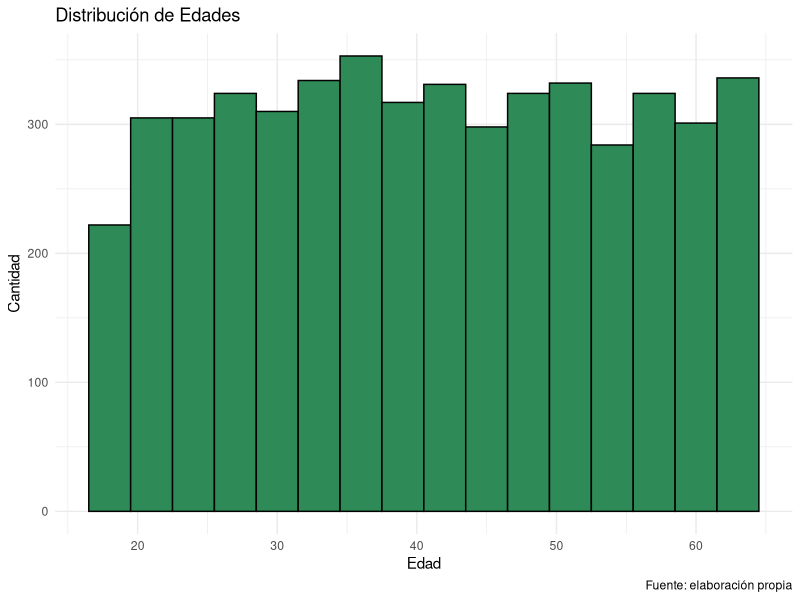
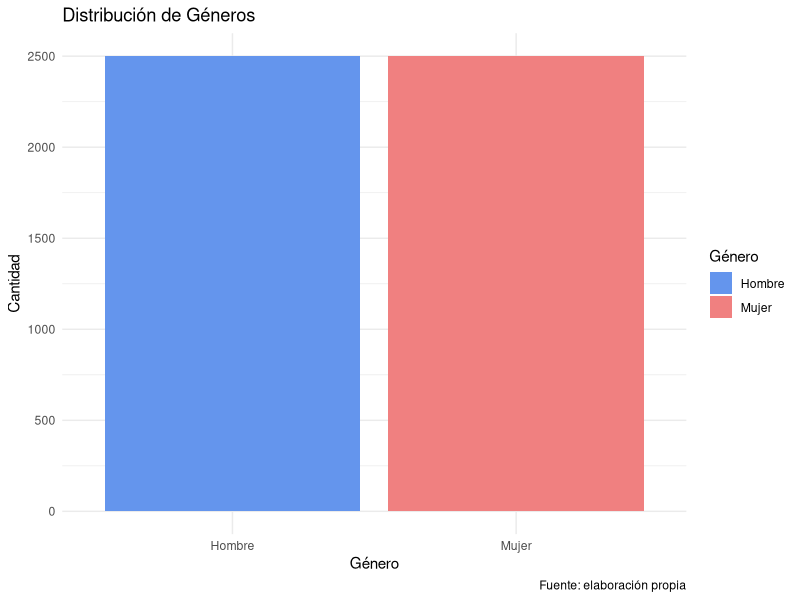
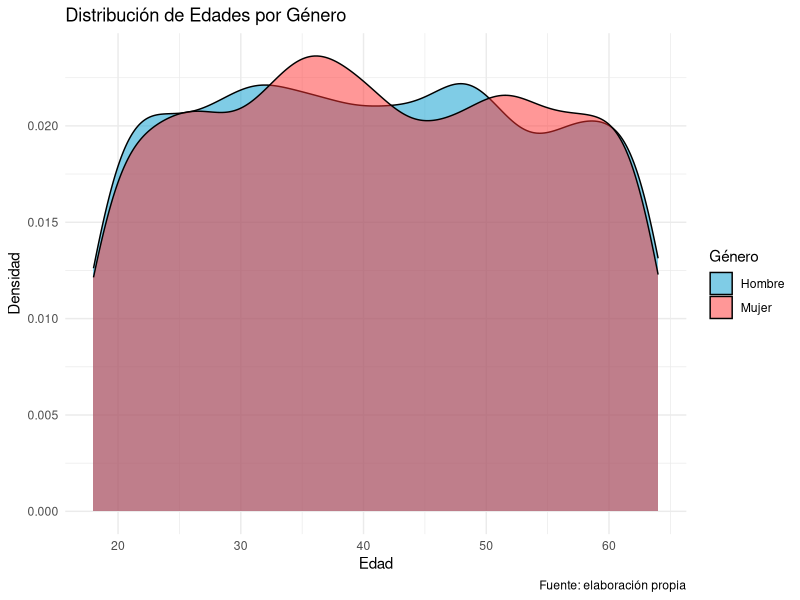
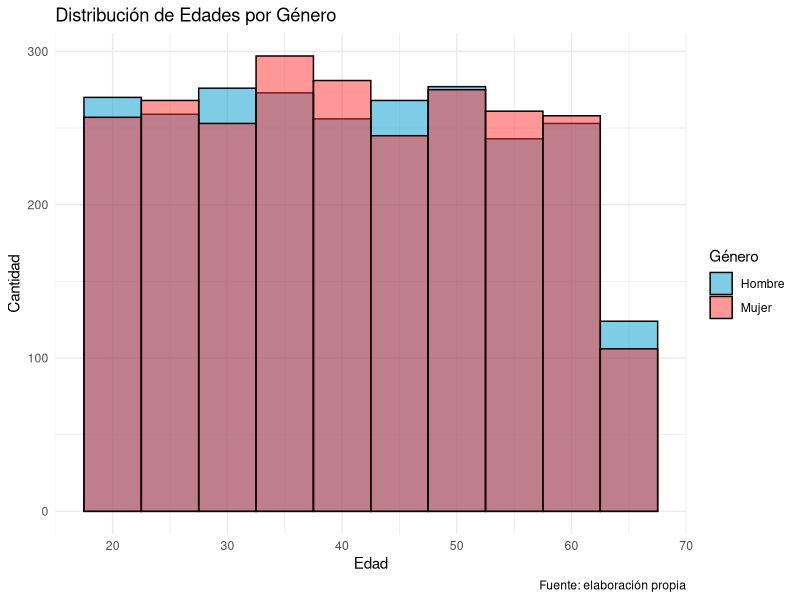
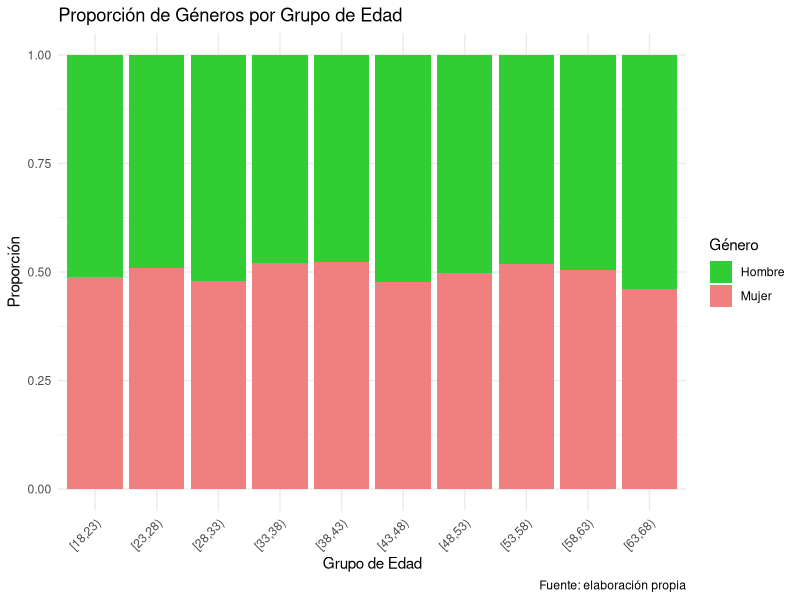
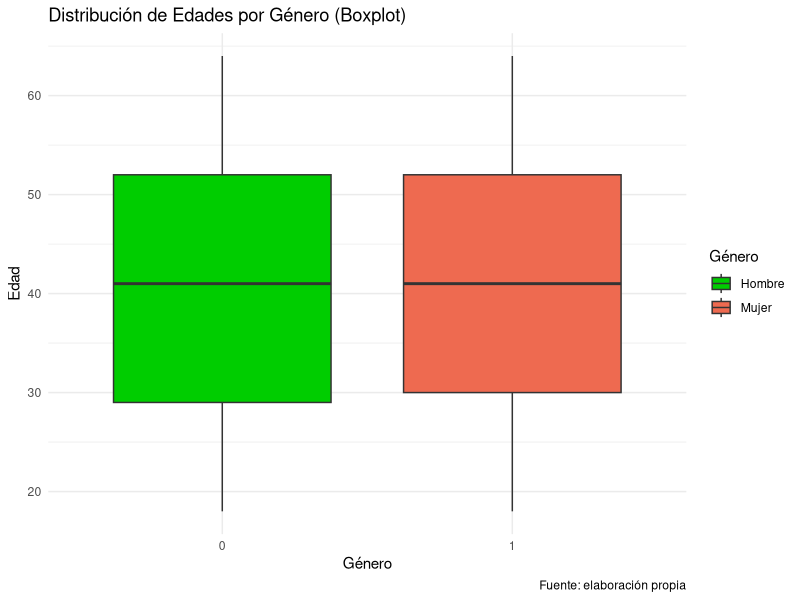

Write R code to recreate these figures, in order.
## ---- chunk 1
library(readxl)
#parametros para los mu de hombres
Mortalidad.H <- read_excel("Mortalidad.xlsx", sheet = 1)
Recuperacion.H <- read_excel("Recuperacion.xlsx", sheet = 1)
Transicion.H <- read_excel("Transicion.xlsx", sheet = 1)

#parametro para los mu de mujeres
Mortalidad.M <- read_excel("Mortalidad.xlsx", sheet = 2)
Recuperacion.M <- read_excel("Recuperacion.xlsx", sheet = 2)
Transicion.M <- read_excel("Transicion.xlsx", sheet = 2)
## ---- chunk 2
#vamos a guardar en listas los parametros para luego solo llamar la funcion
#recorremos desde la columna dos ya que la primera son los parametros y lo que queremos es recorrer las fuerzas de transicion
params.transicion.H <- lapply(2:ncol(Transicion.H), function(col) {
  list(
    A = as.numeric(Transicion.H[Transicion.H$Parametros == "A", col]),
    B = as.numeric(Transicion.H[Transicion.H$Parametros == "B", col]),
    c = as.numeric(Transicion.H[Transicion.H$Parametros == "c", col]),
    D = as.numeric(Transicion.H[Transicion.H$Parametros == "D", col]),
    K = as.numeric(Transicion.H[Transicion.H$Parametros == "K", col]),
    H = as.numeric(Transicion.H[Transicion.H$Parametros == "H", col]),
    alpha1 = as.numeric(Transicion.H[Transicion.H$Parametros == "a1", col]),
    alpha2 = as.numeric(Transicion.H[Transicion.H$Parametros == "a2", col]),
    alpha3 = as.numeric(Transicion.H[Transicion.H$Parametros == "a3", col]),
    alpha4 = as.numeric(Transicion.H[Transicion.H$Parametros == "a4", col]),
    alpha5 = as.numeric(Transicion.H[Transicion.H$Parametros == "a5", col]),
    alpha6 = as.numeric(Transicion.H[Transicion.H$Parametros == "a6", col])
  )
    #alpha = Transicion.H[Transicion.H$Parametros %in% c("a1", "a2", "a3", "a4", "a5", "a6"), col]
})
names(params.transicion.H) <- names(Transicion.H)[-1]

## ---- chunk 3
params.recuperacion.H <- lapply(2:ncol(Recuperacion.H), function(col) {
  list(
    beta1 = as.numeric(Recuperacion.H[Recuperacion.H$Parametros == "B1", col]),
    beta2 = as.numeric(Recuperacion.H[Recuperacion.H$Parametros == "B2", col]),
    beta3 = as.numeric(Recuperacion.H[Recuperacion.H$Parametros == "B3", col]
  ))
})
names(params.recuperacion.H) <- names(Recuperacion.H)[-1]
## ---- chunk 4
params.mortalidad.H <- lapply(2:ncol(Mortalidad.H), function(col) {
  list(
    gamma1 = as.numeric(Mortalidad.H[Mortalidad.H$Parametros == "y1", col]),
    gamma2 = as.numeric(Mortalidad.H[Mortalidad.H$Parametros == "y2", col]),
    gamma3 = as.numeric(Mortalidad.H[Mortalidad.H$Parametros == "y3", col]),
    gamma4 = as.numeric(Mortalidad.H[Mortalidad.H$Parametros == "y4", col])
  )
})
names(params.mortalidad.H) <- names(Mortalidad.H)[-1]
## ---- chunk 5
params.transicion.M <- lapply(2:ncol(Transicion.M), function(col) {
  list(
    A = as.numeric(Transicion.M[Transicion.M$Parametros == "A", col]),
    B = as.numeric(Transicion.M[Transicion.M$Parametros == "B", col]),
    c = as.numeric(Transicion.M[Transicion.M$Parametros == "c", col]),
    D = as.numeric(Transicion.M[Transicion.M$Parametros == "D", col]),
    K = as.numeric(Transicion.M[Transicion.M$Parametros == "K", col]),
    H = as.numeric(Transicion.M[Transicion.M$Parametros == "H", col]),
    alpha1 = as.numeric(Transicion.M[Transicion.M$Parametros == "a1", col]),
    alpha2 = as.numeric(Transicion.M[Transicion.M$Parametros == "a2", col]),
    alpha3 = as.numeric(Transicion.M[Transicion.M$Parametros == "a3", col]),
    alpha4 = as.numeric(Transicion.M[Transicion.M$Parametros == "a4", col]),
    alpha5 = as.numeric(Transicion.M[Transicion.M$Parametros == "a5", col]),
    alpha6 = as.numeric(Transicion.M[Transicion.M$Parametros == "a6", col])
  )
})
names(params.transicion.M) <- names(Transicion.M)[-1]
## ---- chunk 6
params.recuperacion.M <- lapply(2:ncol(Recuperacion.M), function(col) {
  list(
    beta1 = as.numeric(Recuperacion.M[Recuperacion.M$Parametros == "B1", col]),
    beta2 = as.numeric(Recuperacion.M[Recuperacion.M$Parametros == "B2", col]),
    beta3 = as.numeric(Recuperacion.M[Recuperacion.M$Parametros == "B3", col]
  ))
})
names(params.recuperacion.M) <- names(Recuperacion.M)[-1]
## ---- chunk 7
params.mortalidad.M <- lapply(2:ncol(Mortalidad.M), function(col) {
  list(
    gamma1 = as.numeric(Mortalidad.M[Mortalidad.M$Parametros == "y1", col]),
    gamma2 = as.numeric(Mortalidad.M[Mortalidad.M$Parametros == "y2", col]),
    gamma3 = as.numeric(Mortalidad.M[Mortalidad.M$Parametros == "y3", col]),
    gamma4 = as.numeric(Mortalidad.M[Mortalidad.M$Parametros == "y4", col])
  )
})
names(params.mortalidad.M) <- names(Mortalidad.M)[-1]

## ---- chunk 8
U.H <- function(i, j, x) {
  
  nombre.col <- paste0("u", i, j)
  
  if (j == 6) {
    
    params <- params.mortalidad.H[[nombre.col]]
    
    
    mu <- params$gamma1+ params$gamma2 *x + exp(params$gamma3 + params$gamma4 * x)
    
    
  } else if (j < i) {
    
    if (abs(i - j) >= 2 || i == 6) {
      
      mu <- 0
      
    } else {
      
      params <- params.recuperacion.H[[nombre.col]]
      
      mu <- (params$beta1 + exp(params$beta2+ params$beta3*x)) / 
            (1 + params$beta1+ exp(params$beta2 +params$beta3* x))
      
    }
    
  } else if (i < j) {
    
    params <- params.transicion.H[[nombre.col]]
    
    blend_point <- as.numeric(Transicion.H[Transicion.H$Parametros == "Blend Point", nombre.col])
    
    if (x <= blend_point) {
      
      mu <- (params$A + params$B*(params$c^x)) / (1 + params$D * (params$c^x) + params$K * (params$c^-x)) + params$H
      
    } else {
      
      
      mu <- params$alpha1 * (x - blend_point)^5 +params$alpha2* (x - blend_point)^4 + params$alpha3 * (x - blend_point)^3 +
            params$alpha4 * (x - blend_point)^2+ params$alpha5 * (x - blend_point)+ params$alpha6
      
    }
  } 
  
  if (is.data.frame(mu)) {
    mu<-as.numeric(mu[[1]])
  }
  
  if (mu < 0){
    mu <- 0
  }
  return(mu) 
}
## ---- chunk 9
U.M <- function(i, j, x) {
  
  nombre.col <- paste0("u", i, j)
  
  if (j == 6) {
    
    params <- params.mortalidad.M[[nombre.col]]
    
    mu <- params$gamma1 + params$gamma2 * x + exp(params$gamma3 + params$gamma4 * x)
    
    
  } else if (j < i) {
    
    if (abs(i - j) >= 2 || i == 6) {
      
      mu <- 0
      
    } else {
      
      params <- params.recuperacion.M[[nombre.col]]
      
      mu <- (params$beta1 + exp(params$beta2+ params$beta3*x)) / 
            (1 + params$beta1+ exp(params$beta2 +params$beta3* x))
      
    }
    
  } else if (i < j) {
    
    params <- params.transicion.M[[nombre.col]]
    
    blend_point <- as.numeric(Transicion.M[Transicion.M$Parametros == "Blend Point", nombre.col])
    
    if (x <= blend_point) {
      
      mu <- (params$A + params$B*(params$c^x)) / (1 + params$D * (params$c^x) + params$K * (params$c^-x)) + params$H
      
    } else {
      
      
      mu <- params$alpha1 * (x - blend_point)^5 +params$alpha2* (x - blend_point)^4 + params$alpha3 * (x - blend_point)^3 +
            params$alpha4 * (x - blend_point)^2+ params$alpha5 * (x - blend_point)+ params$alpha6
      
    }
  } 
  
  if (is.data.frame(mu)) {
    mu<-as.numeric(mu[[1]])
  }
  
  if (mu < 0){
    mu <- 0
  }
  return(mu)
}
## ---- chunk 10
U.H_matrix <- function(x) {
  matrix(c(
    -(U.H(1, 2, x) + U.H(1, 3, x) + U.H(1, 4, x) + U.H(1, 5, x) + U.H(1, 6, x)), # Diagonal 1
    U.H(1, 2, x), U.H(1, 3, x), U.H(1, 4, x), U.H(1, 5, x), U.H(1, 6, x),
    
    U.H(2, 1, x),
    -(U.H(2, 1, x) + U.H(2, 3, x) + U.H(2, 4, x) + U.H(2, 5, x) + U.H(2, 6, x)), # Diagonal 2
    U.H(2, 3, x), U.H(2, 4, x), U.H(2, 5, x), U.H(2, 6, x),
    
    U.H(3, 1, x), U.H(3, 2, x),
    -(U.H(3, 1, x) + U.H(3, 2, x) + U.H(3, 4, x) + U.H(3, 5, x) + U.H(3, 6, x)), # Diagonal 3
    U.H(3, 4, x), U.H(3, 5, x), U.H(3, 6, x),
    
    U.H(4, 1, x), U.H(4, 2, x), U.H(4, 3, x),
    -(U.H(4, 1, x) + U.H(4, 2, x) + U.H(4, 3, x) + U.H(4, 5, x) + U.H(4, 6, x)), # Diagonal 4
    U.H(4, 5, x), U.H(4, 6, x),
    
    U.H(5, 1, x), U.H(5, 2, x), U.H(5, 3, x), U.H(5, 4, x),
    -(U.H(5, 1, x) + U.H(5, 2, x) + U.H(5, 3, x) + U.H(5, 4, x) + U.H(5, 6, x)), # Diagonal 5
    U.H(5, 6, x),
    
    U.H(6, 1, x), U.H(6, 2, x), U.H(6, 3, x), U.H(6, 4, x), U.H(6, 5, x),
    -(U.H(6, 1, x) + U.H(6, 2, x) + U.H(6, 3, x) + U.H(6, 4, x) + U.H(6, 5, x)) # Diagonal 6
  ), nrow = 6, byrow = TRUE)
}
## ---- chunk 11
U.M_matrix <- function(x) {
  matrix(c(
    -(U.M(1, 2, x) + U.M(1, 3, x) + U.M(1, 4, x) + U.M(1, 5, x) + U.M(1, 6, x)), # Diagonal 1
    U.M(1, 2, x), U.M(1, 3, x), U.M(1, 4, x), U.M(1, 5, x), U.M(1, 6, x),
    
    U.M(2, 1, x),
    -(U.M(2, 1, x) + U.M(2, 3, x) + U.M(2, 4, x) + U.M(2, 5, x) + U.M(2, 6, x)), # Diagonal 2
    U.M(2, 3, x), U.M(2, 4, x), U.M(2, 5, x), U.M(2, 6, x),
    
    U.M(3, 1, x), U.M(3, 2, x),
    -(U.M(3, 1, x) + U.M(3, 2, x) + U.M(3, 4, x) + U.M(3, 5, x) + U.M(3, 6, x)), # Diagonal 3
    U.M(3, 4, x), U.M(3, 5, x), U.M(3, 6, x),
    
    U.M(4, 1, x), U.M(4, 2, x), U.M(4, 3, x),
    -(U.M(4, 1, x) + U.M(4, 2, x) + U.M(4, 3, x) + U.M(4, 5, x) + U.M(4, 6, x)), # Diagonal 4
    U.M(4, 5, x), U.M(4, 6, x),
    
    U.M(5, 1, x), U.M(5, 2, x), U.M(5, 3, x), U.M(5, 4, x),
    -(U.M(5, 1, x) + U.M(5, 2, x) + U.M(5, 3, x) + U.M(5, 4, x) + U.M(5, 6, x)), # Diagonal 5
    U.M(5, 6, x),
    
    U.M(6, 1, x), U.M(6, 2, x), U.M(6, 3, x), U.M(6, 4, x), U.M(6, 5, x),
    -(U.M(6, 1, x) + U.M(6, 2, x) + U.M(6, 3, x) + U.M(6, 4, x) + U.M(6, 5, x)) # Diagonal 6
  ), nrow = 6, byrow = TRUE)
}
## ---- chunk 12
library(expm) #importamos librería para la forma exponencial de la matriz

#Lista de matrices
matrices.m <- list()
matrices.h <- list()

for (i in 1:118){ 
    fuerzas.h <- U.H_matrix(i)
    fuerzas.m <- U.M_matrix(i)
    
    # Calcular la matriz de transición usando la exponencial de la matriz
    matrices.h[[i]] <- expm(fuerzas.h)
    matrices.m[[i]] <- expm(fuerzas.m)
    
    #Normalizar las matrices por errores numéricos
    matrices.h[[i]] <- t(apply(matrices.h[[i]], 1, function(x) x / sum(x)))
    matrices.m[[i]] <- t(apply(matrices.m[[i]], 1, function(x) x / sum(x)))
}

# A partir de 120 no se puede vivir más
matriz <- matrix(0, nrow = 6, ncol = 6)
matriz[, 6] <- 1

matrices.h[[119]] <- matriz
matrices.m[[119]] <- matriz
## ---- chunk 13
# Lista de probabilidades
prob.h <- vector("list", 119)
prob.m <- vector("list", 119)

# Llenar las probabilidades 
for (i in 119:1){
  # Listas de años de supervivencia 
  prob.h[[i]] <- vector("list", 120 - i)
  prob.m[[i]] <- vector("list", 120 - i)
  for (t in 1:120-i){
    
    if(i+t == 120){
      #120 es edad máxima
      matriz <- matrix(0, nrow = 6, ncol = 6)
      matriz[, 6] <- 1
      prob.h[[i]][[t]] <- matriz
      prob.m[[i]][[t]] <- matriz
    } else if (t == 1){
      prob.h[[i]][[t]] <- matrices.h[[i]]
      prob.m[[i]][[t]] <- matrices.m[[i]]
    } else if(t > 1) {
      prob.h[[i]][[t]] <- prob.h[[i]][[t-1]] %*% prob.h[[i+t-1]][[1]]
      prob.m[[i]][[t]] <- prob.m[[i]][[t-1]] %*% prob.m[[i+t-1]][[1]]
    }
  }
}
## ---- chunk 14
#Anualidades

#Como solo se vende a personas sanas, no se recibe el estado actual (siempre va a ser 1)
#Asimismo, se usa 120 como edad maxima del modelo
#interés corresponde a una lista con la tasa spot de cada año, lista de tamaño 102 (120-18 = 102)

anualidad <- function(edad, j, probabilidades, interes, inflacion, 
                      temporal = TRUE){
  
  aumento <- 1 + inflacion
  
  # Se asume que es prepagable y que se emite para estado  = 1 
  # El primer pago solo se hará si el estado destino también es 1
    if(j == 1)
      anualidad <- 1
    else{
      anualidad <- 0
    }
  
  if(temporal){
    n <- 65-edad-1 #-1 porque ya hicimos un pago arriba
  }
  else{
    n <- 120-edad-1
  }
  
  # Los siguientes pagos se inflan
    for (k in 1:n){
      if(n == 0 || n<0){ 
        break
      }
      #print(k)
      v <- 1/(1+interes[[k]])
      
      anualidad <- anualidad + (v^k * aumento^k * 
                                  probabilidades[[edad]][[k]][1,j])
    }
  return(anualidad)
}

#Seguros

#Como solo se vende a personas sanas, no se recibe el estado actual (siempre va a ser 1)
#Como solo se va a utilizar por muerte, tampoco se recibe el estado destino (siempre va a ser 6)
#Asimismo, se usa 120 como edad maxima del modelo
#interés corresponde a una lista con la tasa spot de cada año, lista de tamaño 102 (120-18 = 102)
seguro <- function(edad, probabilidades, interes, inflacion){
  
  v <- 1/(1+interes[[1]])
  aumento <- 1 + inflacion
  
  n <- 120-edad
  
  #Para k = 0, la única forma de que el seguro pague es que se pase a 6 en un año. 
  seguro <- (v * aumento * probabilidades[[edad]][[1]][[1,6]])
  
  #Ahora iteramos desde k = 1
  for(k in 1:(n-1)){ 
    if((n-1) == 0 || (n-1)<0){
      break
    }
    v <- 1/(1+interes[[k+1]])
    temp <- 0
    
    for(i in 1:5){
      
      temp <- temp + probabilidades[[edad]][[k]][1,i] *
                     probabilidades[[(edad + k)]][[1]][i,6]
    }
    
    seguro <- seguro + (v^(k+1) * aumento^(k+1) * temp)
  }
  
  return(seguro)
}

## ---- chunk 15
# Sin Gastos
# Se propone un beneficio anual en caso de que el asegurado se encuentre en el
# estado 4 o 5 y un beneficio de muerte pagable al final del año de muerte 
# con primas anuales mientras el asegurado se encuentre en 1 o 2

prima.neta <- function(edad, probabilidades, interes, inflacion){
  estado4 <- 10850000*anualidad(edad, 4, probabilidades, interes, inflacion, FALSE)
  estado5 <- 16570000*anualidad(edad, 5, probabilidades, interes, inflacion, FALSE)
  estado6 <- 1000000*seguro(edad, probabilidades, interes, inflacion)
  pagos <- anualidad(edad, 1, probabilidades, interes, inflacion) +
           anualidad(edad, 2, probabilidades, interes, inflacion)
  prima <- (estado4 + estado5 + estado6)/pagos
  return(prima)
}
## ---- chunk 16
# Con Gastos
# Mismo modelo, de beneficios
# Gastos de terminación cuando muere el asegurado
# Gastos Iniciales (monto fijo)
# Gastos de renovación (porcentaje fijo de las primas)
prima.bruta <- function(edad, probabilidades, interes, inflacion){
  estado4 <- 10850000*anualidad(edad, 4, probabilidades, interes, inflacion, FALSE)
  estado5 <- 16570000*anualidad(edad, 5, probabilidades, interes, inflacion, FALSE)
  estado6 <- 1150000*seguro(edad, probabilidades, interes, inflacion)
  pagos <- anualidad(edad, 1, probabilidades, interes, inflacion) +
           anualidad(edad, 2, probabilidades, interes, inflacion)
  prima <- (estado4 + estado5 + estado6)/(0.9*pagos-0.05)
  return(prima)
}
## ---- chunk 17

#Utilizamos las tasas spot y splines lineales para los años 4, 6, 8, 9 para generar la lista de tasas de interés:

interes <- c(0.04285,  # 1 años
             0.04880,  # 2 años
             0.05312,  # 3 años
             0.05312 + (0.05859-0.05312)/2,  # 4 años
             0.05859,  # 5 años 
             0.05859 + (0.06161-0.05859)/2,# 6 años
             0.06161,  # 7 años
             0.06161 + (0.06395 - 0.06161)/3, # 8 años 
             0.06161 + ((0.06395 - 0.06161)/3)*2, # 9 años
             0.06395) # 10 años

interes <- c(interes, rep(0.06395, 120)) #Asumimos curva constante a partir de 10 años

primas.hombres <- sapply(18:64, function(edad) prima.bruta(edad, prob.h, interes, 0.03))

primas.mujeres <- sapply(18:64, function(edad) prima.bruta(edad, prob.m, interes, 0.03))

## ---- chunk 18
contar.1a6 <- function(fila) {
  fila.sin.na <- na.omit(fila)
  conteos <- tabulate(fila.sin.na, nbins = 6)
  indices <- lapply(1:6, function(x) which(fila.sin.na == x))
  return(list(conteos = conteos, indices = indices))
}
## ---- chunk 19
contar.18.64 <- function(fila) {
  # Remover los NA
  fila.sin.na <- na.omit(fila)
  
  # Crear un vector que cuente los valores desde 18 hasta 65
  conteos <- tabulate(fila.sin.na - 17, nbins = 64 - 18 + 1)
  
  # Retornar los conteos como un vector
  return(conteos)
}

## ---- chunk 20
simulacion.individual <- function(edad, prob){
  estados <- list() #Lista que guarda los estados en donde estuvo cada año
  estado.actual <- 1
  #simulamos 
  while (estado.actual != 6) {
    prob.transicion <- prob[[edad]][estado.actual,]
    
    particion1 <- prob.transicion[[1]]
    particion2 <- prob.transicion[[2]] + prob.transicion[[1]]
    particion3 <- prob.transicion[[3]] +prob.transicion[[2]] + 
      prob.transicion[[1]]
    particion4 <- prob.transicion[[4]] +prob.transicion[[3]] + 
      prob.transicion[[2]] + prob.transicion[[1]]
    particion5 <- prob.transicion[[5]] + prob.transicion[[4]]+   
      prob.transicion[[3]] + prob.transicion[[2]] + prob.transicion[[1]] 
   
    #valor aleatorio
    valor <- runif(1)
  
   # Vemos a donde transiciona
    if (valor < particion1) {
      estado.actual <- 1
    } else if (particion1 <= valor & valor < particion2) {
      estado.actual <- 2
    } else if (particion2 <= valor & valor < particion3) {
      estado.actual <- 3
    } else if (particion3 <= valor & valor < particion4) {
      estado.actual <- 4
    } else if (particion4 <= valor & valor < particion5) {
      estado.actual <- 5
    } else {
      estado.actual <- 6
    }
    
    estados[length(estados)+1] <- estado.actual
    edad <- edad + 1
  }
  
  return(estados)
}  

## ---- chunk 21
simulacion.hombres <- function(hombres, primas.por.edad, suma.asegurada4, suma.asegurada5, suma.asegurada6){
  
  edades <- hombres$edades 

  #Matriz en donde cada año representa una fila y cada persona una columna
  matriz <- matrix(NA, nrow = 103, ncol = length(edades))
  
  for (i in 1:length(edades)){
    estados <- simulacion.individual(edades[[i]], matrices.h)
    matriz[1:length(estados), i] <- unlist(estados)
  }
  
  ingresos.por.estado <- matrix(0, nrow = 103, ncol = 6)
  egresos.por.estado <- matrix(0, nrow = 103, ncol = 6)
  cant.por.estado <- matrix(0, nrow = 103, ncol = 6)

  
  info.año.i <- contar.1a6(matriz[1,]) #Información sobre estados al final de año 1
  
  cant.por.estado[1,] <- info.año.i$conteos
  
  #Primer año de ingresos:
  #Todos pagan prima porque se emite para sanos
  contar.edades.principio <- contar.18.64(edades) #Contamos las edades al principio del seguro, esto devuelve una lista con la cantidad de asegurados por edad (primer índice representa 18 y así sucesivamente)
  
  ingresos.por.estado[1, 1] <- sum(contar.edades.principio*primas.por.edad)
  
  #Primer año de egresos: 
  #-Egreso por gasto inicial y gasto de primas
  egresos.por.estado[1,1] <- ingresos.por.estado[1, 1] *0.15

  #-Egreso por muerte 
  #ninguno: OBSERVACIÓN: como el egreso por muerte se paga al final del año, se va a considerar como un egreso del siguiente año, para facilitar la comparación de flujos. 
  
  #Iteramos sobre los finales de cada año. (Desde el final del año 2)
  for(i in 2:length(matriz[,1])){
    
    info.año.i.anterior <- info.año.i 
    info.año.i <- contar.1a6(matriz[i,])
    cant.por.estado[i,] <- info.año.i$conteos #Cantidad de personas en cada estado a final de año i 
    
    #Primero ajustamos la prima por inflación:
    primas.por.edad.ajustado <- primas.por.edad * ((1.03)^(i-1))
    
    #Ajustemos beneficios por inflación
    suma.asegurada4.ajustado <- suma.asegurada4 * ((1.03)^(i-1))
    suma.asegurada5.ajustado <- suma.asegurada5 * ((1.03)^(i-1))
    suma.asegurada6.ajustado <- suma.asegurada6 * ((1.03)^(i-1))
    
    #ESTADO 1
    #-Ingresos por primas:
    
    #Obtenemos edades de la gente en estado 1 al principio del año i (o sea al final de i-1)
    #Para esto obtenemos los índices de las personas que estaban en estado uno. Usamos esos índices para obtener su respectiva edad
    edades1.principio.año <- edades[info.año.i.anterior$indices[[1]]]
    
    contar.edades.principio <- contar.18.64(edades1.principio.año)
    
    #Esta gente paga prima, entonces los ingresos son la prima
    #Hay que considerar que solo pagan primas hasta 65 años (no incluido). 
    if((65-i-17) >= 1){
       ingresos.por.estado[i,1] <- 
      sum((contar.edades.principio * primas.por.edad.ajustado)[1:(65-i-17)])
       #-EGRESOS:
      egresos.por.estado[i,1] <- 0.10 *  ingresos.por.estado[i,1]
    }
    
    #ESTADO 2:
    #-Ingresos por primas:
    
    #Obtenemos edades de la gente en estado 2 al principio del año i (o sea al final de i-1)
    edades2.principio.año <- edades[info.año.i.anterior$indices[[2]]] 
    
    contar.edades.principio <- contar.18.64(edades2.principio.año)
    
    #Esta gente paga prima, entonces los ingresos son la prima
    #Hay que considerar que solo pagan primas hasta 65 años (no incluido). 
    if((65-i-17) >= 1){
       ingresos.por.estado[i,2] <- 
      sum((contar.edades.principio * primas.por.edad.ajustado)[1:(65-i-17)])
       
       #-EGRESOS:
      egresos.por.estado[i,2] <- 0.10 *  ingresos.por.estado[i,2]
    }
    
    #ESTADO 3
    #Esta gente no paga prima ni recibe beneficios entonces no hay ni ingresos ni egresos
    
    #ESTADO 4
    
    #No hay ingresos
    
    #-Egresos: 
    #No es necesario contar edades porque el egreso es el mismo para todos.
    egresos.por.estado[i,4] <- 
      info.año.i.anterior$conteos[4]*suma.asegurada4.ajustado
    
    #ESTADO 5
    
    #No hay ingresos
    
    #-Egresos: 
    #No es necesario contar edades porque el egreso es el mismo para todos.
    egresos.por.estado[i,5] <-  
      info.año.i.anterior$conteos[5]*suma.asegurada5.ajustado
    
    #ESTADO 6
    
    #No hay ingresos
    
    #-Egresos: 
    #Egresos de muertos del año pasado
    egresos.por.estado[i,6] <- 
      info.año.i.anterior$conteos[6]*suma.asegurada6.ajustado
    
    #si ya todos se murieron detenemos el ciclo for
    if(cant.por.estado[i,6] == length(edades)){
      break
    }
  }
  
  cant.por.estado[, 6] <- cumsum(cant.por.estado[, 6])
  ingresos <- as.list(rowSums(ingresos.por.estado))
  egresos <- as.list(rowSums(egresos.por.estado))
  
  return(list(estados = cant.por.estado, 
              ingresos = ingresos, 
              egresos = egresos,
              ingresos.estado = ingresos.por.estado,
              egresos.estado = egresos.por.estado)
         )
  
}


simulacion.mujeres <- function(mujeres, primas.por.edad, suma.asegurada4, suma.asegurada5, suma.asegurada6){
  
  edades <- mujeres$edades 

  #Matriz en donde cada año representa una fila y cada persona una columna
  matriz <- matrix(NA, nrow = 103, ncol = length(edades))
  
  for (i in 1:length(edades)){
    estados <- simulacion.individual(edades[[i]], matrices.m)
    matriz[1:length(estados), i] <- unlist(estados)
  }
  
  ingresos.por.estado <- matrix(0, nrow = 103, ncol = 6)
  egresos.por.estado <- matrix(0, nrow = 103, ncol = 6)
  cant.por.estado <- matrix(0, nrow = 103, ncol = 6)

  
  info.año.i <- contar.1a6(matriz[1,]) #Información sobre estados al final de año 1
  
  cant.por.estado[1,] <- info.año.i$conteos
  
  #Primer año de ingresos:
  #Todos pagan prima porque se emite para sanos
  contar.edades.principio <- contar.18.64(edades) #Contamos las edades al principio del seguro, esto devuelve una lista con la cantidad de asegurados por edad (primer índice representa 18 y así sucesivamente)
  
  ingresos.por.estado[1, 1] <- sum(contar.edades.principio*primas.por.edad)
  
  #Primer año de egresos: 
  #-Egreso por gasto inicial y gasto de primas
  egresos.por.estado[1,1] <- ingresos.por.estado[1, 1] * 0.15

  #-Egreso por muerte 
  #ninguno: OBSERVACIÓN: como el egreso por muerte se paga al final del año, se va a considerar como un egreso del siguiente año, para facilitar la comparación de flujos. 
  
  #Iteramos sobre los finales de cada año. (Desde el final del año 2)
  for(i in 2:length(matriz[,1])){
    
    info.año.i.anterior <- info.año.i 
    info.año.i <- contar.1a6(matriz[i,])
    cant.por.estado[i,] <- info.año.i$conteos #Cantidad de personas en cada estado a final de año i 
    
    #Primero ajustamos la prima por inflación:
    primas.por.edad.ajustado <- primas.por.edad * ((1.03)^(i-1))
    # i-1 porque las primas se pagan al principio de cada año
    
    #Ajustemos beneficios por inflación
    suma.asegurada4.ajustado <- suma.asegurada4 * ((1.03)^(i-1))
    suma.asegurada5.ajustado <- suma.asegurada5 * ((1.03)^(i-1))
    suma.asegurada6.ajustado <- suma.asegurada6 * ((1.03)^(i-1))
    
    #ESTADO 1
    #-Ingresos por primas:
    
    #Obtenemos edades de la gente en estado 1 al principio del año i (o sea al final de i-1)
    #Para esto obtenemos los índices de las personas que estaban en estado uno. Usamos esos índices para obtener su respectiva edad
    edades1.principio.año <- edades[info.año.i.anterior$indices[[1]]]
    
    contar.edades.principio <- contar.18.64(edades1.principio.año)
    
    #Esta gente paga prima, entonces los ingresos son la prima
    #Hay que considerar que solo pagan primas hasta 65 años (no incluido). 
    if((65-i-17) >= 1){
       ingresos.por.estado[i,1] <- 
      sum((contar.edades.principio * primas.por.edad.ajustado)[1:(65-i-17)])
       #-EGRESOS:
      egresos.por.estado[i,1] <- 0.10 *  ingresos.por.estado[i,1]
    }
    
    #ESTADO 2:
    #-Ingresos por primas:
    
    #Obtenemos edades de la gente en estado 2 al principio del año i (o sea al final de i-1)
    edades2.principio.año <- edades[info.año.i.anterior$indices[[2]]] 
    
    contar.edades.principio <- contar.18.64(edades2.principio.año)
    
    #Esta gente paga prima, entonces los ingresos son la prima
    #Hay que considerar que solo pagan primas hasta 65 años (no incluido). 
    if((65-i-17) >= 1){
       ingresos.por.estado[i,2] <- 
      sum((contar.edades.principio * primas.por.edad.ajustado)[1:(65-i-17)])
       
       #-EGRESOS:
      egresos.por.estado[i,2] <- 0.10 *  ingresos.por.estado[i,2]
    }
    
    #ESTADO 3
    #Esta gente no paga prima ni recibe beneficios entonces no hay ni ingresos ni egresos
    
    #ESTADO 4
    
    #No hay ingresos
    
    #-Egresos: 
    #No es necesario contar edades porque el egreso es el mismo para todos.
    egresos.por.estado[i,4] <- 
      info.año.i.anterior$conteos[4]*suma.asegurada4.ajustado
    
    #ESTADO 5
    
    #No hay ingresos
    
    #-Egresos: 
    #No es necesario contar edades porque el egreso es el mismo para todos.
    egresos.por.estado[i,5] <-  
      info.año.i.anterior$conteos[5]*suma.asegurada5.ajustado
    
    #ESTADO 6
    
    #No hay ingresos
    
    #-Egresos: 
    #Egresos de muertos del año pasado
    egresos.por.estado[i,6] <- 
      info.año.i.anterior$conteos[6]*suma.asegurada6.ajustado
    
    #si ya todos se murieron detenemos el ciclo for
    if(cant.por.estado[i,6] == length(edades)){
      break
    }
  }
  
  cant.por.estado[, 6] <- cumsum(cant.por.estado[, 6])
  ingresos <- as.list(rowSums(ingresos.por.estado))
  egresos <- as.list(rowSums(egresos.por.estado))
  
  return(list(estados = cant.por.estado, 
              ingresos = ingresos, 
              egresos = egresos,
              ingresos.estado = ingresos.por.estado,
              egresos.estado = egresos.por.estado)
         )
}

## ---- chunk 22
#Generemos 5000 pólizas al azar, según sexo y edad.
set.seed(123)
#genero aleatorio (0 = hombre, 1 = mujer)
genero <- sample(c(0, 1), 5000, replace = TRUE)
edades <- sample(18:64, 5000, replace = TRUE)

polizas <- data.frame(edades= edades, genero= genero) 
hombres <- polizas[polizas$genero == 0, ]
mujeres <- polizas[polizas$genero == 1, ]
## ---- chunk 23
cant.simulaciones <- 10
suma.asegurada4 <- 10850000
suma.asegurada5 <- 16570000
suma.asegurada6 <- 1150000

simulaciones.h <- list()
simulaciones.m <- list()

for (i in 1:cant.simulaciones){
  simulaciones.h[[i]] <- simulacion.hombres(hombres, primas.hombres, suma.asegurada4, suma.asegurada5, suma.asegurada6)
  simulaciones.m[[i]] <- simulacion.mujeres(mujeres, primas.mujeres, suma.asegurada4, suma.asegurada5, suma.asegurada6)
}
## ---- chunk 24
#Calculamos la esperanza de los estados, por género. 
suma.matrices.h <- matrix(0, nrow = 103, ncol = 6)
suma.matrices.m <- matrix(0, nrow = 103, ncol = 6)

for (i in 1:cant.simulaciones){
  suma.matrices.h <- suma.matrices.h + simulaciones.h[[i]]$estados
  suma.matrices.m <- suma.matrices.m + simulaciones.m[[i]]$estados
}
esperanza.estados.h <- suma.matrices.h / cant.simulaciones
esperanza.estados.m <- suma.matrices.m / cant.simulaciones

## ---- chunk 25
#Calculamos la esperanza de las pérdidas futuras, por género.
perdidas.futuras.m <- list()
perdidas.futuras.h <- list()

for (i in 1:cant.simulaciones){
  ingresos.m <- as.numeric(simulaciones.m[[i]]$ingresos)
  egresos.m <- as.numeric(simulaciones.m[[i]]$egresos)
  
  ingresos.h <- as.numeric(simulaciones.h[[i]]$ingresos)
  egresos.h <- as.numeric(simulaciones.h[[i]]$egresos)
  
  # Calcular el valor presente de ingresos y egresos
  años <- 0:102  # Años correspondientes a los flujos

  # Calcular los valores presentes
  vp_ingresos.m <- ingresos.m / (1 + c(0, interes))[años + 1]^años
  vp_egresos.m <- egresos.m / (1 + c(0, interes))[años + 1]^años
  
  vp_ingresos.h <- ingresos.h / (1 + c(0, interes))[años + 1]^años
  vp_egresos.h <- egresos.h / (1 + c(0, interes))[años + 1]^años
  
  # Diferencia entre ingresos y egresos
  vp_diferencia.m <- vp_egresos.m - vp_ingresos.m
  vp_diferencia.h <- vp_egresos.h - vp_ingresos.h

  # Suma total de la diferencia
  perdidas.futuras.m[[i]] <- sum(vp_diferencia.m)
  perdidas.futuras.h[[i]] <- sum(vp_diferencia.h)
}
esperanza.perdidas.m <- mean(unlist(perdidas.futuras.m))
esperanza.perdidas.h <- mean(unlist(perdidas.futuras.h))

cat('Valor presente de pérdida futura hombres (en miles de millones): \n')
cat(esperanza.perdidas.h /1000000000)
cat('\n')

cat('Valor presente de pérdida futura mujeres (en miles de millones): \n')
cat(esperanza.perdidas.m /1000000000)
## ---- chunk 26
library(ggplot2)

# Gráfico de distribución de edades
ggplot(polizas, aes(x = edades)) +
  geom_histogram(binwidth = 3, fill = "seagreen", color = "black") +
  labs(x = "Edad",  y = "Cantidad", 
       title = "Distribución de Edades", 
       caption = "Fuente: elaboración propia") +
  theme_minimal()

## ---- chunk 27
# creamos una nueva columna donde se convitio (0,1) en (hombres,mujeres)
polizas$genero.factor <- factor(polizas$genero, levels = c(0, 1), labels = c("Hombre", "Mujer"))

# Creaamos un grafico de barras para ver la distribucion por cada genero
ggplot(polizas, aes(x = genero.factor, fill = genero.factor)) +
  geom_bar() +
  labs(x = "Género", y = "Cantidad", 
       title = "Distribución de Géneros", 
       caption = "Fuente: elaboración propia") +
  scale_fill_manual(name = "Género", 
                    values = c("cornflowerblue", "lightcoral")) +
  theme_minimal()

## ---- chunk 28
# realizamos un grafico de densidad con transparencia por edades
ggplot(polizas, aes(x = edades, fill = as.factor(genero))) +
  geom_density(alpha = 0.5) + 
  labs(x = "Edad", y = "Densidad", 
       title = "Distribución de Edades por Género", 
       caption = "Fuente: elaboración propia") +
  scale_fill_manual(name = "Género", values = c("#009ACD", "#FF3030"),
                    labels = c("Hombre", "Mujer")) +
  theme_minimal()

## ---- chunk 29
# realizamos u grafico con trasnparencia por edades
ggplot(polizas, aes(x = edades, fill = as.factor(genero))) +
  geom_histogram(binwidth = 5, color = "black", position = "identity", alpha = 0.5) +
  labs(x = "Edad", 
       y = "Cantidad", 
       title = "Distribución de Edades por Género", 
       caption = "Fuente: elaboración propia") +
  scale_fill_manual(name = "Género", 
                    values = c("#009ACD", "#FF3030"),
                    labels = c("Hombre", "Mujer")) +
  theme_minimal()

## ---- chunk 30
# partimos en intervalos de 5 en 5
polizas$edad.grupo <- cut(polizas$edades, breaks = seq(18, 68, by = 5), right = FALSE)

# Realiamos un grafico de barras apiladas donde se muestra la proporcion de cada genero
ggplot(polizas, aes(x = edad.grupo, fill = as.factor(genero))) +
  geom_bar(position = "fill") +
  labs(x = "Grupo de Edad", 
       y = "Proporción", 
       title = "Proporción de Géneros por Grupo de Edad", 
       caption = "Fuente: elaboración propia") +
  scale_fill_manual(name = "Género", 
                    values = c("limegreen", "lightcoral"),
                    labels = c("Hombre", "Mujer")) +
  theme_minimal() +
  theme(axis.text.x = element_text(angle = 45, hjust = 1))

## ---- chunk 31
# 
# Boxplot de edades por género
ggplot(polizas, aes(x = as.factor(genero), y = edades, fill = as.factor(genero))) +
  geom_boxplot(outlier.color = "red", outlier.shape = 16) +
  labs(x = "Género", 
       y = "Edad", 
       title = "Distribución de Edades por Género (Boxplot)", 
       caption = "Fuente: elaboración propia") +
  scale_fill_manual(name = "Género", 
                    values = c("green3", "coral2"),
                    labels = c("Hombre", "Mujer")) +
  theme_minimal()
